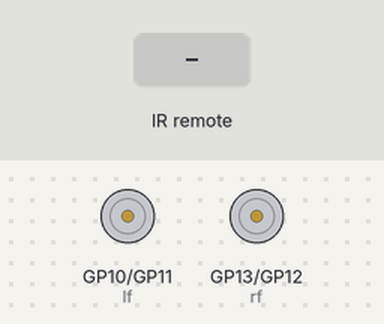
Bench run of a program on a simulated Raspberry Pi Pico running MicroPython. On the bench: motor-driver pin pairs drawn as motors (green arrow = first pin HIGH = forward, orange = second pin HIGH = backward, longer = more drive). The inputs (shaded band) are chosen by the test bench.

Above: at 1.2 s.
1.3 s: infrared code 0x18 received
At 1.8 s:
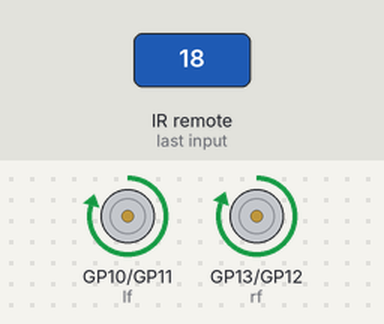
2.8 s: infrared code 0x52 received
At 4.0 s:
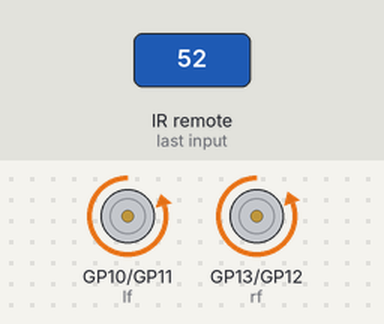
4.3 s: infrared code 0x08 received
At 5.3 s:
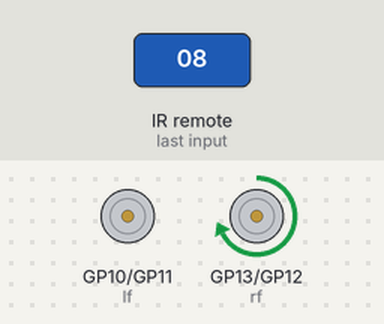
5.8 s: infrared code 0x5A received
At 6.4 s:
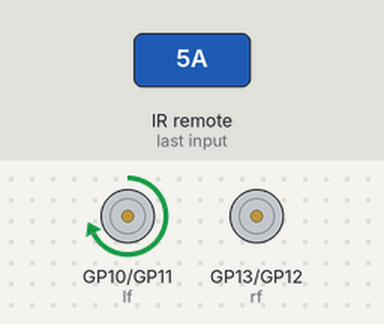
7.3 s: infrared code 0x18 received
At 8.8 s:
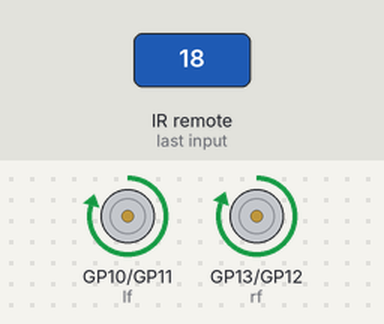
Timing chart, 0 to 9.8 s (numbered marks = the images above; inputs shaded):
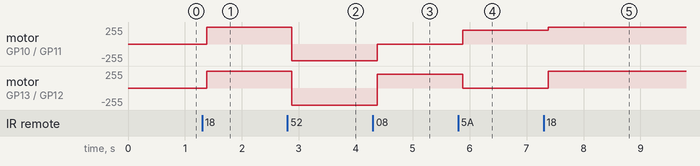

The program:

lab14_ir_control.py
```python
#******************************************************
# Lab 14 - PICO Project: IR Remote Control
# Authors: Mouli Grandhi and Michael Zimmerman
# Description: Drives the robot with an NEC IR remote.
#              PWM duty cycles balance the two motors.
#******************************************************

from machine import Pin, PWM
from ir_rx.nec import NEC_8
import utime

#--------------------------------------------------
# Pins
IRPinNum = 20
LeftForward = 10
LeftBackward = 11
RightBackward = 12
RightForward = 13

ir_pin = Pin(IRPinNum, Pin.IN, Pin.PULL_UP)
lf = PWM(Pin(LeftForward, Pin.OUT))
lf.freq(1000)
lb = PWM(Pin(LeftBackward, Pin.OUT))
lb.freq(1000)
rf = PWM(Pin(RightForward, Pin.OUT))
rf.freq(1000)
rb = PWM(Pin(RightBackward, Pin.OUT))
rb.freq(1000)

#--------------------------------------------------
# Movement functions
def forward():
    lf.duty_u16(64500)
    rf.duty_u16(65535)
    lb.duty_u16(0)
    rb.duty_u16(0)


def backward():
    lb.duty_u16(64500)
    rb.duty_u16(65535)
    lf.duty_u16(0)
    rf.duty_u16(0)


def TurnRight():
    lf.duty_u16(53000)
    rb.duty_u16(0)
    lb.duty_u16(0)
    rf.duty_u16(0)


def TurnLeft():
    lb.duty_u16(0)
    rf.duty_u16(53000)
    lf.duty_u16(0)
    rb.duty_u16(0)


def stop():
    lf.duty_u16(0)
    rb.duty_u16(0)
    lb.duty_u16(0)
    rf.duty_u16(0)

#--------------------------------------------------
# Map IR remote codes to movement functions
def controller(code):
    if code == 0x18:    # Up
        forward()
    elif code == 0x52:  # Down
        backward()
    elif code == 0x08:  # Left
        TurnLeft()
    elif code == 0x5A:  # Right
        TurnRight()
    elif code == 0x1C:  # OK
        stop()


def callback(data, addr, ctrl):
    controller(data)


# IR decoding runs in the background via interrupts
ir = NEC_8(ir_pin, callback)

#--------------------------------------------------
try:
    while True:
        utime.sleep(0.5)
except KeyboardInterrupt:
    stop()
```

Measured:
- after the input at 1.3 s, motor on GP10 (lf) / GP11 (lb): stopped → forward 251/255 after 0.08 s; motor on GP13 (rf) / GP12 (rb): stopped → forward 255/255 after 0.08 s
- after the input at 2.8 s, motor on GP10 (lf) / GP11 (lb): forward 251/255 → backward 251/255 after 0.08 s; motor on GP13 (rf) / GP12 (rb): forward 255/255 → backward 255/255 after 0.08 s
- after the input at 4.3 s, motor on GP10 (lf) / GP11 (lb): backward 251/255 → stopped after 0.08 s; motor on GP13 (rf) / GP12 (rb): backward 255/255 → forward 206/255 after 0.08 s
- after the input at 5.8 s, motor on GP10 (lf) / GP11 (lb): stopped → forward 206/255 after 0.08 s; motor on GP13 (rf) / GP12 (rb): forward 206/255 → stopped after 0.08 s
- after the input at 7.3 s, motor on GP10 (lf) / GP11 (lb): forward 206/255 → forward 251/255 after 0.08 s; motor on GP13 (rf) / GP12 (rb): stopped → forward 255/255 after 0.08 s
